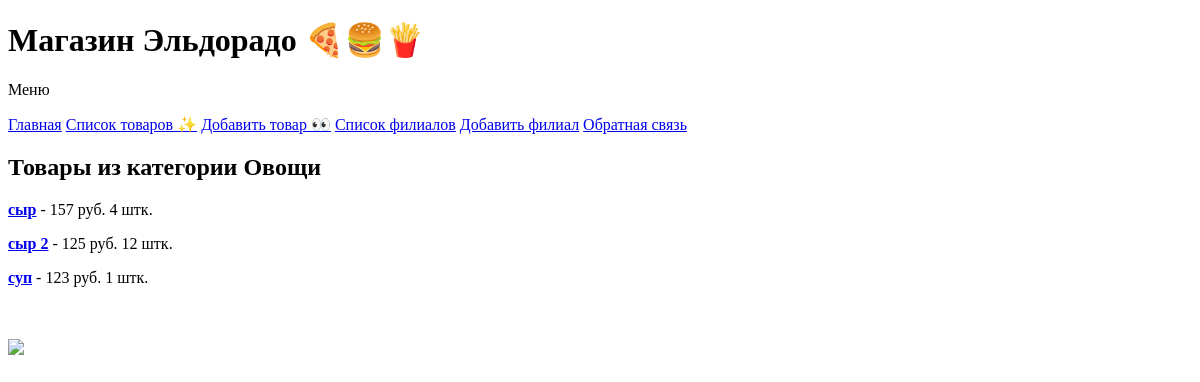
Page /categories/1 on the earlier database version.
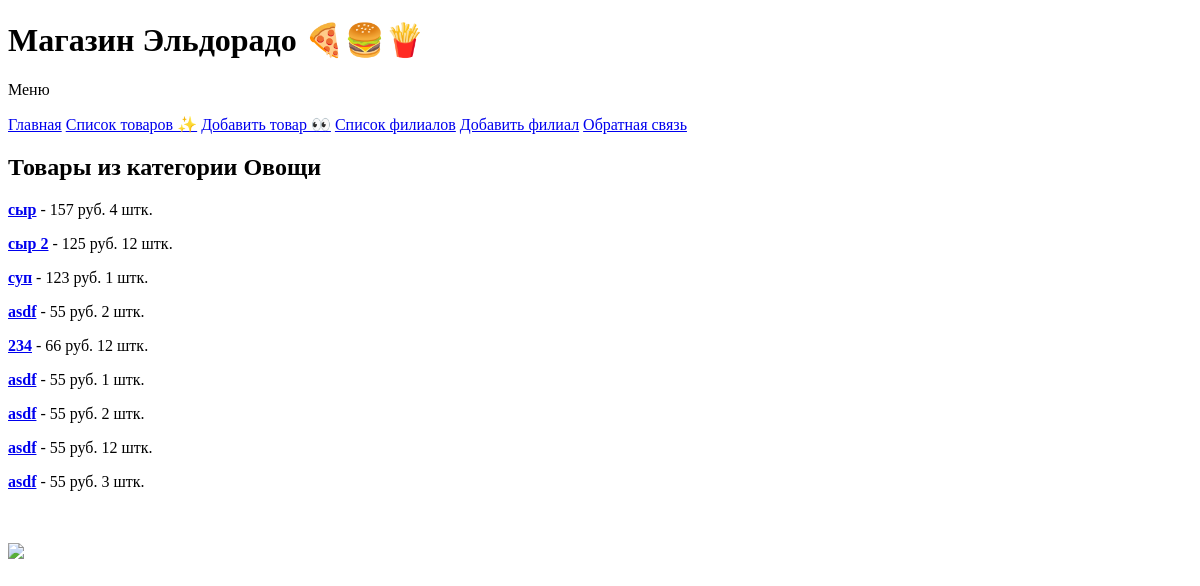
Same page on the later database version.
### core/models.py (models this page shows, shortened)
class Product(models.Model):
    name = models.CharField(max_length=200, verbose_name='Название')
    price = models.IntegerField(verbose_name='Цена')
    count = models.IntegerField(verbose_name='Количество')
    category = models.ForeignKey(
        ProductCategory,
        null=True,
        blank=True,
        on_delete=models.SET_NULL,
        verbose_name='Категория'
    )
    image = models.ImageField(verbose_name='картинка', blank=True, null=True)
    class Meta:
        verbose_name = 'Товар'
        verbose_name_plural = 'Товары'

### core/views.py (the view)
# urls.py: path('categories/<int:category_id>', products_category),
def products_category(request, category_id):
    category = ProductCategory.objects.get(id=category_id)
    products = Product.objects.filter(category_id=category_id)
    context = {'category': category, 'products': products}
    return render(request, 'products_category.html', context)

### templates/products_category.html (shortened to what this page needs)
{% extends 'base.html' %}
{% block content %}
<h2>Товары из категории  {{ category.name }}</h2>
{% for product in products %}
<p><b><a href="{% url 'product_detail' product.id %}">{{ product.name }}</a></b> - {{ product.price }} руб. {{ product.count }} штк. </p>
{% endfor %}
{% endblock %}

Differences in the rows shown:
added Product: name "asdf", price "55", count "2"
added Product: name "234", price "66", count "12"
added Product: name "asdf", price "55", count "1"
added Product: name "asdf", price "55", count "2"
added Product: name "asdf", price "55", count "12"
added Product: name "asdf", price "55", count "3"
